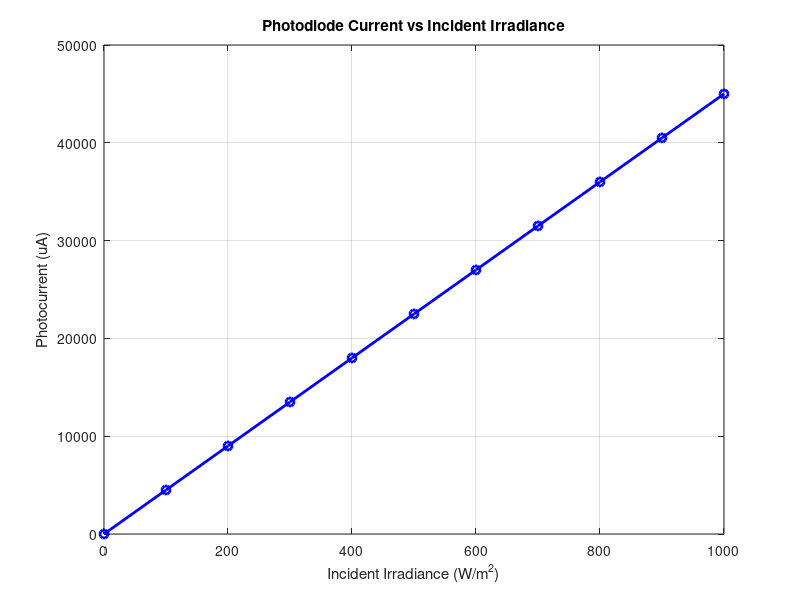
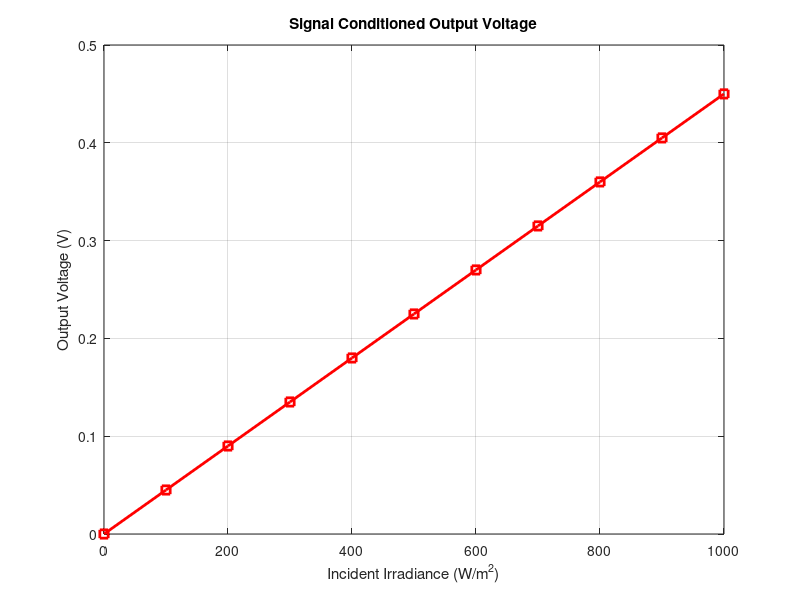
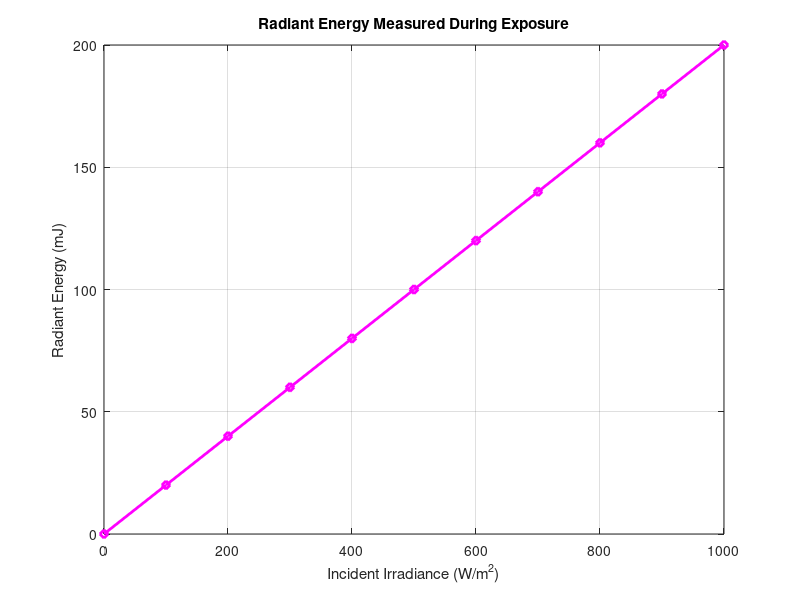

Write MATLAB code to recreate these figures, in order.

clc;
clear;
close all;

%% RADIOMETRIC ENERGY MEASUREMENT SYSTEM

% Sensor and circuit parameters
responsivity = 0.45;       % Photodiode responsivity (A/W)
sensor_area = 1e-4;        % Sensor area (m^2), 1 cm^2
feedback_resistance = 10; % Feedback resistance (ohms)
exposure_time = 2;         % Exposure duration (seconds)

% Incident irradiance (W/m^2)
irradiance = 0:100:1000;

%% Calculate radiant power
radiant_power = irradiance .* sensor_area;

%% Calculate photodiode current
photocurrent = responsivity .* radiant_power;

%% Signal conditioning: transimpedance amplifier
output_voltage = photocurrent .* feedback_resistance;

%% Calculate radiant energy
radiant_energy = radiant_power .* exposure_time;

%% Display results
fprintf('RADIOMETRIC ENERGY MEASUREMENT SIMULATION\n\n');

fprintf('Photodiode responsivity: %.2f A/W\n', responsivity);
fprintf('Sensor area: %.2f cm^2\n', sensor_area * 1e4);
fprintf('Feedback resistance: %.2f kohms\n', ...
    feedback_resistance / 1000);
fprintf('Exposure time: %.2f seconds\n\n', exposure_time);

fprintf(['Irradiance   Power      Current     Output V', ...
         '    Energy\n']);
fprintf(['(W/m^2)      (mW)       (uA)        (V)', ...
         '         (mJ)\n']);

for i = 1:length(irradiance)
    fprintf('%7.1f    %7.3f    %7.3f    %7.4f    %7.3f\n', ...
        irradiance(i), ...
        radiant_power(i)*1000, ...
        photocurrent(i)*1e6, ...
        output_voltage(i), ...
        radiant_energy(i)*1000);
end

%% Graph 1: Photocurrent vs Irradiance
figure;

plot(irradiance, photocurrent*1e6, 'b-o', ...
    'LineWidth', 2, 'MarkerSize', 6);

xlabel('Incident Irradiance (W/m^2)');
ylabel('Photocurrent (uA)');
title('Photodiode Current vs Incident Irradiance');
grid on;

%% Graph 2: Output Voltage vs Irradiance
figure;

plot(irradiance, output_voltage, 'r-s', ...
    'LineWidth', 2, 'MarkerSize', 6);

xlabel('Incident Irradiance (W/m^2)');
ylabel('Output Voltage (V)');
title('Signal Conditioned Output Voltage');
grid on;

%% Graph 3: Radiant Energy vs Irradiance
figure;

plot(irradiance, radiant_energy*1000, 'm-d', ...
    'LineWidth', 2, 'MarkerSize', 6);

xlabel('Incident Irradiance (W/m^2)');
ylabel('Radiant Energy (mJ)');
title('Radiant Energy Measured During Exposure');
grid on;

%% Simulation summary
fprintf('\nSimulation completed successfully.\n');
fprintf('Maximum radiant power: %.3f mW\n', ...
    max(radiant_power)*1000);
fprintf('Maximum photocurrent: %.3f uA\n', ...
    max(photocurrent)*1e6);
fprintf('Maximum output voltage: %.3f V\n', ...
    max(output_voltage));
fprintf('Maximum radiant energy: %.3f mJ\n', ...
    max(radiant_energy)*1000);
